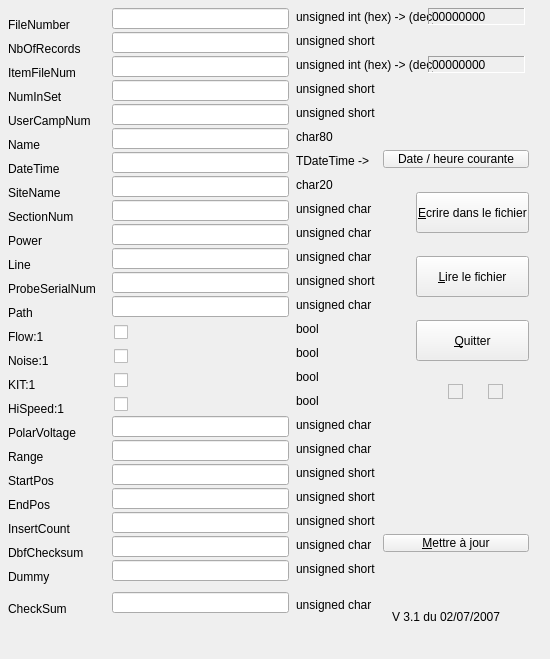
<?xml version="1.0" encoding="UTF-8"?>
<ui version="4.0">
 <class>Form1</class>
 <widget class="QMainWindow" name="Form1">
  <property name="geometry">
   <rect>
    <x>143</x>
    <y>55</y>
    <width>550</width>
    <height>659</height>
   </rect>
  </property>
  <property name="toolTip">
   <string></string>
  </property>
  <property name="windowTitle">
   <string>Lecture/Ecriture d'une structure de type TTabHeader dans un fichier hdr</string>
  </property>
  <widget class="QLabel" name="Label1">
   <property name="geometry">
    <rect>
     <x>8</x>
     <y>16</y>
     <width>104</width>
     <height>17</height>
    </rect>
   </property>
   <property name="text">
    <string>FileNumber</string>
   </property>
   <property name="enabled">
    <bool>true</bool>
   </property>
   <property name="toolTip">
    <string></string>
   </property>
  </widget>
  <widget class="QLabel" name="Label2">
   <property name="geometry">
    <rect>
     <x>8</x>
     <y>40</y>
     <width>104</width>
     <height>17</height>
    </rect>
   </property>
   <property name="text">
    <string>NbOfRecords</string>
   </property>
   <property name="enabled">
    <bool>true</bool>
   </property>
   <property name="toolTip">
    <string></string>
   </property>
  </widget>
  <widget class="QLabel" name="Label3">
   <property name="geometry">
    <rect>
     <x>8</x>
     <y>64</y>
     <width>104</width>
     <height>17</height>
    </rect>
   </property>
   <property name="text">
    <string>ItemFileNum</string>
   </property>
   <property name="enabled">
    <bool>true</bool>
   </property>
   <property name="toolTip">
    <string></string>
   </property>
  </widget>
  <widget class="QLabel" name="Label4">
   <property name="geometry">
    <rect>
     <x>8</x>
     <y>88</y>
     <width>104</width>
     <height>17</height>
    </rect>
   </property>
   <property name="text">
    <string>NumInSet</string>
   </property>
   <property name="enabled">
    <bool>true</bool>
   </property>
   <property name="toolTip">
    <string></string>
   </property>
  </widget>
  <widget class="QLabel" name="Label5">
   <property name="geometry">
    <rect>
     <x>8</x>
     <y>112</y>
     <width>104</width>
     <height>17</height>
    </rect>
   </property>
   <property name="text">
    <string>UserCampNum</string>
   </property>
   <property name="enabled">
    <bool>true</bool>
   </property>
   <property name="toolTip">
    <string></string>
   </property>
  </widget>
  <widget class="QLabel" name="Label6">
   <property name="geometry">
    <rect>
     <x>8</x>
     <y>136</y>
     <width>104</width>
     <height>17</height>
    </rect>
   </property>
   <property name="text">
    <string>Name</string>
   </property>
   <property name="enabled">
    <bool>true</bool>
   </property>
   <property name="toolTip">
    <string></string>
   </property>
  </widget>
  <widget class="QLabel" name="Label7">
   <property name="geometry">
    <rect>
     <x>8</x>
     <y>160</y>
     <width>104</width>
     <height>17</height>
    </rect>
   </property>
   <property name="text">
    <string>DateTime</string>
   </property>
   <property name="enabled">
    <bool>true</bool>
   </property>
   <property name="toolTip">
    <string></string>
   </property>
  </widget>
  <widget class="QLabel" name="Label8">
   <property name="geometry">
    <rect>
     <x>8</x>
     <y>184</y>
     <width>104</width>
     <height>17</height>
    </rect>
   </property>
   <property name="text">
    <string>SiteName</string>
   </property>
   <property name="enabled">
    <bool>true</bool>
   </property>
   <property name="toolTip">
    <string></string>
   </property>
  </widget>
  <widget class="QLabel" name="Label9">
   <property name="geometry">
    <rect>
     <x>8</x>
     <y>208</y>
     <width>104</width>
     <height>17</height>
    </rect>
   </property>
   <property name="text">
    <string>SectionNum</string>
   </property>
   <property name="enabled">
    <bool>true</bool>
   </property>
   <property name="toolTip">
    <string></string>
   </property>
  </widget>
  <widget class="QLabel" name="Label10">
   <property name="geometry">
    <rect>
     <x>8</x>
     <y>232</y>
     <width>104</width>
     <height>17</height>
    </rect>
   </property>
   <property name="text">
    <string>Power</string>
   </property>
   <property name="enabled">
    <bool>true</bool>
   </property>
   <property name="toolTip">
    <string></string>
   </property>
  </widget>
  <widget class="QLabel" name="Label11">
   <property name="geometry">
    <rect>
     <x>8</x>
     <y>256</y>
     <width>104</width>
     <height>17</height>
    </rect>
   </property>
   <property name="text">
    <string>Line</string>
   </property>
   <property name="enabled">
    <bool>true</bool>
   </property>
   <property name="toolTip">
    <string></string>
   </property>
  </widget>
  <widget class="QLabel" name="Label12">
   <property name="geometry">
    <rect>
     <x>8</x>
     <y>280</y>
     <width>104</width>
     <height>17</height>
    </rect>
   </property>
   <property name="text">
    <string>ProbeSerialNum</string>
   </property>
   <property name="enabled">
    <bool>true</bool>
   </property>
   <property name="toolTip">
    <string></string>
   </property>
  </widget>
  <widget class="QLabel" name="Label13">
   <property name="geometry">
    <rect>
     <x>8</x>
     <y>304</y>
     <width>104</width>
     <height>17</height>
    </rect>
   </property>
   <property name="text">
    <string>Path</string>
   </property>
   <property name="enabled">
    <bool>true</bool>
   </property>
   <property name="toolTip">
    <string></string>
   </property>
  </widget>
  <widget class="QLabel" name="Label14">
   <property name="geometry">
    <rect>
     <x>8</x>
     <y>328</y>
     <width>104</width>
     <height>17</height>
    </rect>
   </property>
   <property name="text">
    <string>Flow:1</string>
   </property>
   <property name="enabled">
    <bool>true</bool>
   </property>
   <property name="toolTip">
    <string></string>
   </property>
  </widget>
  <widget class="QLabel" name="Label15">
   <property name="geometry">
    <rect>
     <x>8</x>
     <y>352</y>
     <width>104</width>
     <height>17</height>
    </rect>
   </property>
   <property name="text">
    <string>Noise:1</string>
   </property>
   <property name="enabled">
    <bool>true</bool>
   </property>
   <property name="toolTip">
    <string></string>
   </property>
  </widget>
  <widget class="QLabel" name="Label16">
   <property name="geometry">
    <rect>
     <x>8</x>
     <y>376</y>
     <width>104</width>
     <height>17</height>
    </rect>
   </property>
   <property name="text">
    <string>KIT:1</string>
   </property>
   <property name="enabled">
    <bool>true</bool>
   </property>
   <property name="toolTip">
    <string></string>
   </property>
  </widget>
  <widget class="QLabel" name="Label17">
   <property name="geometry">
    <rect>
     <x>8</x>
     <y>400</y>
     <width>104</width>
     <height>17</height>
    </rect>
   </property>
   <property name="text">
    <string>HiSpeed:1</string>
   </property>
   <property name="enabled">
    <bool>true</bool>
   </property>
   <property name="toolTip">
    <string></string>
   </property>
  </widget>
  <widget class="QLabel" name="Label18">
   <property name="geometry">
    <rect>
     <x>8</x>
     <y>424</y>
     <width>104</width>
     <height>17</height>
    </rect>
   </property>
   <property name="text">
    <string>PolarVoltage</string>
   </property>
   <property name="enabled">
    <bool>true</bool>
   </property>
   <property name="toolTip">
    <string></string>
   </property>
  </widget>
  <widget class="QLabel" name="Label19">
   <property name="geometry">
    <rect>
     <x>8</x>
     <y>448</y>
     <width>104</width>
     <height>17</height>
    </rect>
   </property>
   <property name="text">
    <string>Range</string>
   </property>
   <property name="enabled">
    <bool>true</bool>
   </property>
   <property name="toolTip">
    <string></string>
   </property>
  </widget>
  <widget class="QLabel" name="Label20">
   <property name="geometry">
    <rect>
     <x>8</x>
     <y>472</y>
     <width>104</width>
     <height>17</height>
    </rect>
   </property>
   <property name="text">
    <string>StartPos</string>
   </property>
   <property name="enabled">
    <bool>true</bool>
   </property>
   <property name="toolTip">
    <string></string>
   </property>
  </widget>
  <widget class="QLabel" name="Label21">
   <property name="geometry">
    <rect>
     <x>8</x>
     <y>496</y>
     <width>104</width>
     <height>17</height>
    </rect>
   </property>
   <property name="text">
    <string>EndPos</string>
   </property>
   <property name="enabled">
    <bool>true</bool>
   </property>
   <property name="toolTip">
    <string></string>
   </property>
  </widget>
  <widget class="QLabel" name="Label22">
   <property name="geometry">
    <rect>
     <x>296</x>
     <y>8</y>
     <width>137</width>
     <height>17</height>
    </rect>
   </property>
   <property name="text">
    <string>unsigned int (hex) -> (dec)</string>
   </property>
   <property name="enabled">
    <bool>true</bool>
   </property>
   <property name="toolTip">
    <string></string>
   </property>
  </widget>
  <widget class="QLabel" name="Label23">
   <property name="geometry">
    <rect>
     <x>296</x>
     <y>248</y>
     <width>81</width>
     <height>17</height>
    </rect>
   </property>
   <property name="text">
    <string>unsigned char</string>
   </property>
   <property name="enabled">
    <bool>true</bool>
   </property>
   <property name="toolTip">
    <string></string>
   </property>
  </widget>
  <widget class="QLabel" name="Label24">
   <property name="geometry">
    <rect>
     <x>296</x>
     <y>272</y>
     <width>81</width>
     <height>17</height>
    </rect>
   </property>
   <property name="text">
    <string>unsigned short</string>
   </property>
   <property name="enabled">
    <bool>true</bool>
   </property>
   <property name="toolTip">
    <string></string>
   </property>
  </widget>
  <widget class="QLabel" name="Label25">
   <property name="geometry">
    <rect>
     <x>296</x>
     <y>296</y>
     <width>81</width>
     <height>17</height>
    </rect>
   </property>
   <property name="text">
    <string>unsigned char</string>
   </property>
   <property name="enabled">
    <bool>true</bool>
   </property>
   <property name="toolTip">
    <string></string>
   </property>
  </widget>
  <widget class="QLabel" name="Label26">
   <property name="geometry">
    <rect>
     <x>296</x>
     <y>320</y>
     <width>81</width>
     <height>17</height>
    </rect>
   </property>
   <property name="text">
    <string>bool</string>
   </property>
   <property name="enabled">
    <bool>true</bool>
   </property>
   <property name="toolTip">
    <string></string>
   </property>
  </widget>
  <widget class="QLabel" name="Label27">
   <property name="geometry">
    <rect>
     <x>296</x>
     <y>344</y>
     <width>81</width>
     <height>17</height>
    </rect>
   </property>
   <property name="text">
    <string>bool</string>
   </property>
   <property name="enabled">
    <bool>true</bool>
   </property>
   <property name="toolTip">
    <string></string>
   </property>
  </widget>
  <widget class="QLabel" name="Label28">
   <property name="geometry">
    <rect>
     <x>296</x>
     <y>368</y>
     <width>81</width>
     <height>17</height>
    </rect>
   </property>
   <property name="text">
    <string>bool</string>
   </property>
   <property name="enabled">
    <bool>true</bool>
   </property>
   <property name="toolTip">
    <string></string>
   </property>
  </widget>
  <widget class="QLabel" name="Label29">
   <property name="geometry">
    <rect>
     <x>296</x>
     <y>392</y>
     <width>81</width>
     <height>17</height>
    </rect>
   </property>
   <property name="text">
    <string>bool</string>
   </property>
   <property name="enabled">
    <bool>true</bool>
   </property>
   <property name="toolTip">
    <string></string>
   </property>
  </widget>
  <widget class="QLabel" name="Label30">
   <property name="geometry">
    <rect>
     <x>296</x>
     <y>416</y>
     <width>81</width>
     <height>17</height>
    </rect>
   </property>
   <property name="text">
    <string>unsigned char</string>
   </property>
   <property name="enabled">
    <bool>true</bool>
   </property>
   <property name="toolTip">
    <string></string>
   </property>
  </widget>
  <widget class="QLabel" name="Label31">
   <property name="geometry">
    <rect>
     <x>296</x>
     <y>440</y>
     <width>81</width>
     <height>17</height>
    </rect>
   </property>
   <property name="text">
    <string>unsigned char</string>
   </property>
   <property name="enabled">
    <bool>true</bool>
   </property>
   <property name="toolTip">
    <string></string>
   </property>
  </widget>
  <widget class="QLabel" name="Label32">
   <property name="geometry">
    <rect>
     <x>296</x>
     <y>464</y>
     <width>81</width>
     <height>17</height>
    </rect>
   </property>
   <property name="text">
    <string>unsigned short</string>
   </property>
   <property name="enabled">
    <bool>true</bool>
   </property>
   <property name="toolTip">
    <string></string>
   </property>
  </widget>
  <widget class="QLabel" name="Label33">
   <property name="geometry">
    <rect>
     <x>296</x>
     <y>488</y>
     <width>81</width>
     <height>17</height>
    </rect>
   </property>
   <property name="text">
    <string>unsigned short</string>
   </property>
   <property name="enabled">
    <bool>true</bool>
   </property>
   <property name="toolTip">
    <string></string>
   </property>
  </widget>
  <widget class="QLabel" name="Label34">
   <property name="geometry">
    <rect>
     <x>296</x>
     <y>32</y>
     <width>81</width>
     <height>17</height>
    </rect>
   </property>
   <property name="text">
    <string>unsigned short</string>
   </property>
   <property name="enabled">
    <bool>true</bool>
   </property>
   <property name="toolTip">
    <string></string>
   </property>
  </widget>
  <widget class="QLabel" name="Label36">
   <property name="geometry">
    <rect>
     <x>296</x>
     <y>80</y>
     <width>81</width>
     <height>17</height>
    </rect>
   </property>
   <property name="text">
    <string>unsigned short</string>
   </property>
   <property name="enabled">
    <bool>true</bool>
   </property>
   <property name="toolTip">
    <string></string>
   </property>
  </widget>
  <widget class="QLabel" name="Label37">
   <property name="geometry">
    <rect>
     <x>296</x>
     <y>104</y>
     <width>81</width>
     <height>17</height>
    </rect>
   </property>
   <property name="text">
    <string>unsigned short</string>
   </property>
   <property name="enabled">
    <bool>true</bool>
   </property>
   <property name="toolTip">
    <string></string>
   </property>
  </widget>
  <widget class="QLabel" name="Label38">
   <property name="geometry">
    <rect>
     <x>296</x>
     <y>128</y>
     <width>81</width>
     <height>17</height>
    </rect>
   </property>
   <property name="text">
    <string>char80</string>
   </property>
   <property name="enabled">
    <bool>true</bool>
   </property>
   <property name="toolTip">
    <string></string>
   </property>
  </widget>
  <widget class="QLabel" name="Label39">
   <property name="geometry">
    <rect>
     <x>296</x>
     <y>152</y>
     <width>81</width>
     <height>17</height>
    </rect>
   </property>
   <property name="text">
    <string>TDateTime -></string>
   </property>
   <property name="enabled">
    <bool>true</bool>
   </property>
   <property name="toolTip">
    <string></string>
   </property>
  </widget>
  <widget class="QLabel" name="Label40">
   <property name="geometry">
    <rect>
     <x>296</x>
     <y>176</y>
     <width>81</width>
     <height>17</height>
    </rect>
   </property>
   <property name="text">
    <string>char20</string>
   </property>
   <property name="enabled">
    <bool>true</bool>
   </property>
   <property name="toolTip">
    <string></string>
   </property>
  </widget>
  <widget class="QLabel" name="Label41">
   <property name="geometry">
    <rect>
     <x>296</x>
     <y>200</y>
     <width>81</width>
     <height>17</height>
    </rect>
   </property>
   <property name="text">
    <string>unsigned char</string>
   </property>
   <property name="enabled">
    <bool>true</bool>
   </property>
   <property name="toolTip">
    <string></string>
   </property>
  </widget>
  <widget class="QLabel" name="Label42">
   <property name="geometry">
    <rect>
     <x>296</x>
     <y>224</y>
     <width>81</width>
     <height>17</height>
    </rect>
   </property>
   <property name="text">
    <string>unsigned char</string>
   </property>
   <property name="enabled">
    <bool>true</bool>
   </property>
   <property name="toolTip">
    <string></string>
   </property>
  </widget>
  <widget class="QLabel" name="Label43">
   <property name="geometry">
    <rect>
     <x>392</x>
     <y>608</y>
     <width>144</width>
     <height>18</height>
    </rect>
   </property>
   <property name="text">
    <string>V 3.1 du 02/07/2007</string>
   </property>
   <property name="enabled">
    <bool>true</bool>
   </property>
   <property name="toolTip">
    <string></string>
   </property>
   <property name="palette">
    <palette>
     <active>
      <colorrole role="WindowText">
       <brush brushstyle="SolidPattern">
        <color alpha="255">
         <red>0</red>
         <green>0</green>
         <blue>0</blue>
        </color>
       </brush>
      </colorrole>
     </active>
     <inactive>
      <colorrole role="WindowText">
       <brush brushstyle="SolidPattern">
        <color alpha="255">
         <red>0</red>
         <green>0</green>
         <blue>0</blue>
        </color>
       </brush>
      </colorrole>
     </inactive>
     <disabled>
      <colorrole role="WindowText">
       <brush brushstyle="SolidPattern">
        <color alpha="255">
         <red>0</red>
         <green>0</green>
         <blue>0</blue>
        </color>
       </brush>
      </colorrole>
     </disabled>
    </palette>
   </property>
  </widget>
  <widget class="QLabel" name="Label44">
   <property name="geometry">
    <rect>
     <x>8</x>
     <y>600</y>
     <width>104</width>
     <height>17</height>
    </rect>
   </property>
   <property name="text">
    <string>CheckSum</string>
   </property>
   <property name="enabled">
    <bool>true</bool>
   </property>
   <property name="toolTip">
    <string></string>
   </property>
  </widget>
  <widget class="QLabel" name="Label45">
   <property name="geometry">
    <rect>
     <x>296</x>
     <y>596</y>
     <width>81</width>
     <height>17</height>
    </rect>
   </property>
   <property name="text">
    <string>unsigned char</string>
   </property>
   <property name="enabled">
    <bool>true</bool>
   </property>
   <property name="toolTip">
    <string></string>
   </property>
  </widget>
  <widget class="QLabel" name="Label35">
   <property name="geometry">
    <rect>
     <x>296</x>
     <y>56</y>
     <width>137</width>
     <height>17</height>
    </rect>
   </property>
   <property name="text">
    <string>unsigned int (hex) -> (dec)</string>
   </property>
   <property name="enabled">
    <bool>true</bool>
   </property>
   <property name="toolTip">
    <string></string>
   </property>
  </widget>
  <widget class="QLabel" name="Label46">
   <property name="geometry">
    <rect>
     <x>8</x>
     <y>520</y>
     <width>104</width>
     <height>17</height>
    </rect>
   </property>
   <property name="text">
    <string>InsertCount</string>
   </property>
   <property name="enabled">
    <bool>true</bool>
   </property>
   <property name="toolTip">
    <string></string>
   </property>
  </widget>
  <widget class="QLabel" name="Label47">
   <property name="geometry">
    <rect>
     <x>296</x>
     <y>512</y>
     <width>81</width>
     <height>17</height>
    </rect>
   </property>
   <property name="text">
    <string>unsigned short</string>
   </property>
   <property name="enabled">
    <bool>true</bool>
   </property>
   <property name="toolTip">
    <string></string>
   </property>
  </widget>
  <widget class="QLabel" name="Label48">
   <property name="geometry">
    <rect>
     <x>8</x>
     <y>544</y>
     <width>104</width>
     <height>17</height>
    </rect>
   </property>
   <property name="text">
    <string>DbfChecksum</string>
   </property>
   <property name="enabled">
    <bool>true</bool>
   </property>
   <property name="toolTip">
    <string></string>
   </property>
  </widget>
  <widget class="QLabel" name="Label49">
   <property name="geometry">
    <rect>
     <x>296</x>
     <y>536</y>
     <width>81</width>
     <height>17</height>
    </rect>
   </property>
   <property name="text">
    <string>unsigned char</string>
   </property>
   <property name="enabled">
    <bool>true</bool>
   </property>
   <property name="toolTip">
    <string></string>
   </property>
  </widget>
  <widget class="QLabel" name="Label50">
   <property name="geometry">
    <rect>
     <x>8</x>
     <y>568</y>
     <width>104</width>
     <height>17</height>
    </rect>
   </property>
   <property name="text">
    <string>Dummy</string>
   </property>
   <property name="enabled">
    <bool>true</bool>
   </property>
   <property name="toolTip">
    <string></string>
   </property>
  </widget>
  <widget class="QLabel" name="Label51">
   <property name="geometry">
    <rect>
     <x>296</x>
     <y>560</y>
     <width>81</width>
     <height>17</height>
    </rect>
   </property>
   <property name="text">
    <string>unsigned short</string>
   </property>
   <property name="enabled">
    <bool>true</bool>
   </property>
   <property name="toolTip">
    <string></string>
   </property>
  </widget>
  <widget class="QLineEdit" name="FileNumber">
   <property name="geometry">
    <rect>
     <x>112</x>
     <y>8</y>
     <width>177</width>
     <height>21</height>
    </rect>
   </property>
   <property name="text">
    <string></string>
   </property>
   <property name="enabled">
    <bool>true</bool>
   </property>
   <property name="toolTip">
    <string></string>
   </property>
  </widget>
  <widget class="QLineEdit" name="NbOfRecords">
   <property name="geometry">
    <rect>
     <x>112</x>
     <y>32</y>
     <width>177</width>
     <height>21</height>
    </rect>
   </property>
   <property name="text">
    <string></string>
   </property>
   <property name="enabled">
    <bool>true</bool>
   </property>
   <property name="toolTip">
    <string></string>
   </property>
  </widget>
  <widget class="QLineEdit" name="ItemFileNum">
   <property name="geometry">
    <rect>
     <x>112</x>
     <y>56</y>
     <width>177</width>
     <height>21</height>
    </rect>
   </property>
   <property name="text">
    <string></string>
   </property>
   <property name="enabled">
    <bool>true</bool>
   </property>
   <property name="toolTip">
    <string></string>
   </property>
  </widget>
  <widget class="QLineEdit" name="NumInSet">
   <property name="geometry">
    <rect>
     <x>112</x>
     <y>80</y>
     <width>177</width>
     <height>21</height>
    </rect>
   </property>
   <property name="text">
    <string></string>
   </property>
   <property name="enabled">
    <bool>true</bool>
   </property>
   <property name="toolTip">
    <string></string>
   </property>
  </widget>
  <widget class="QLineEdit" name="UserCampNum">
   <property name="geometry">
    <rect>
     <x>112</x>
     <y>104</y>
     <width>177</width>
     <height>21</height>
    </rect>
   </property>
   <property name="text">
    <string></string>
   </property>
   <property name="enabled">
    <bool>true</bool>
   </property>
   <property name="toolTip">
    <string></string>
   </property>
  </widget>
  <widget class="QLineEdit" name="Name">
   <property name="geometry">
    <rect>
     <x>112</x>
     <y>128</y>
     <width>177</width>
     <height>21</height>
    </rect>
   </property>
   <property name="text">
    <string></string>
   </property>
   <property name="enabled">
    <bool>true</bool>
   </property>
   <property name="toolTip">
    <string></string>
   </property>
  </widget>
  <widget class="QLineEdit" name="DateTime">
   <property name="geometry">
    <rect>
     <x>112</x>
     <y>152</y>
     <width>177</width>
     <height>21</height>
    </rect>
   </property>
   <property name="text">
    <string></string>
   </property>
   <property name="enabled">
    <bool>true</bool>
   </property>
   <property name="toolTip">
    <string></string>
   </property>
  </widget>
  <widget class="QLineEdit" name="SiteName">
   <property name="geometry">
    <rect>
     <x>112</x>
     <y>176</y>
     <width>177</width>
     <height>21</height>
    </rect>
   </property>
   <property name="text">
    <string></string>
   </property>
   <property name="enabled">
    <bool>true</bool>
   </property>
   <property name="toolTip">
    <string></string>
   </property>
  </widget>
  <widget class="QLineEdit" name="SectionNum">
   <property name="geometry">
    <rect>
     <x>112</x>
     <y>200</y>
     <width>177</width>
     <height>21</height>
    </rect>
   </property>
   <property name="text">
    <string></string>
   </property>
   <property name="enabled">
    <bool>true</bool>
   </property>
   <property name="toolTip">
    <string></string>
   </property>
  </widget>
  <widget class="QLineEdit" name="Power">
   <property name="geometry">
    <rect>
     <x>112</x>
     <y>224</y>
     <width>177</width>
     <height>21</height>
    </rect>
   </property>
   <property name="text">
    <string></string>
   </property>
   <property name="enabled">
    <bool>true</bool>
   </property>
   <property name="toolTip">
    <string></string>
   </property>
  </widget>
  <widget class="QLineEdit" name="Line">
   <property name="geometry">
    <rect>
     <x>112</x>
     <y>248</y>
     <width>177</width>
     <height>21</height>
    </rect>
   </property>
   <property name="text">
    <string></string>
   </property>
   <property name="enabled">
    <bool>true</bool>
   </property>
   <property name="toolTip">
    <string></string>
   </property>
  </widget>
  <widget class="QLineEdit" name="ProbeSerialNum">
   <property name="geometry">
    <rect>
     <x>112</x>
     <y>272</y>
     <width>177</width>
     <height>21</height>
    </rect>
   </property>
   <property name="text">
    <string></string>
   </property>
   <property name="enabled">
    <bool>true</bool>
   </property>
   <property name="toolTip">
    <string></string>
   </property>
  </widget>
  <widget class="QLineEdit" name="Path">
   <property name="geometry">
    <rect>
     <x>112</x>
     <y>296</y>
     <width>177</width>
     <height>21</height>
    </rect>
   </property>
   <property name="text">
    <string></string>
   </property>
   <property name="enabled">
    <bool>true</bool>
   </property>
   <property name="toolTip">
    <string></string>
   </property>
  </widget>
  <widget class="QLineEdit" name="PolarVoltage">
   <property name="geometry">
    <rect>
     <x>112</x>
     <y>416</y>
     <width>177</width>
     <height>21</height>
    </rect>
   </property>
   <property name="text">
    <string></string>
   </property>
   <property name="enabled">
    <bool>true</bool>
   </property>
   <property name="toolTip">
    <string></string>
   </property>
  </widget>
  <widget class="QLineEdit" name="Range">
   <property name="geometry">
    <rect>
     <x>112</x>
     <y>440</y>
     <width>177</width>
     <height>21</height>
    </rect>
   </property>
   <property name="text">
    <string></string>
   </property>
   <property name="enabled">
    <bool>true</bool>
   </property>
   <property name="toolTip">
    <string></string>
   </property>
  </widget>
  <widget class="QLineEdit" name="StartPos">
   <property name="geometry">
    <rect>
     <x>112</x>
     <y>464</y>
     <width>177</width>
     <height>21</height>
    </rect>
   </property>
   <property name="text">
    <string></string>
   </property>
   <property name="enabled">
    <bool>true</bool>
   </property>
   <property name="toolTip">
    <string></string>
   </property>
  </widget>
  <widget class="QLineEdit" name="EndPos">
   <property name="geometry">
    <rect>
     <x>112</x>
     <y>488</y>
     <width>177</width>
     <height>21</height>
    </rect>
   </property>
   <property name="text">
    <string></string>
   </property>
   <property name="enabled">
    <bool>true</bool>
   </property>
   <property name="toolTip">
    <string></string>
   </property>
  </widget>
  <widget class="QPushButton" name="WriteBtn">
   <property name="geometry">
    <rect>
     <x>416</x>
     <y>192</y>
     <width>113</width>
     <height>41</height>
    </rect>
   </property>
   <property name="text">
    <string>&amp;Ecrire dans le fichier</string>
   </property>
   <property name="enabled">
    <bool>true</bool>
   </property>
   <property name="flat">
    <bool>false</bool>
   </property>
   <property name="toolTip">
    <string></string>
   </property>
  </widget>
  <widget class="QPushButton" name="ExitBtn">
   <property name="geometry">
    <rect>
     <x>416</x>
     <y>320</y>
     <width>113</width>
     <height>41</height>
    </rect>
   </property>
   <property name="text">
    <string>&amp;Quitter</string>
   </property>
   <property name="enabled">
    <bool>true</bool>
   </property>
   <property name="flat">
    <bool>false</bool>
   </property>
   <property name="toolTip">
    <string></string>
   </property>
  </widget>
  <widget class="QPushButton" name="ReadBtn">
   <property name="geometry">
    <rect>
     <x>416</x>
     <y>256</y>
     <width>113</width>
     <height>41</height>
    </rect>
   </property>
   <property name="text">
    <string>&amp;Lire le fichier</string>
   </property>
   <property name="enabled">
    <bool>true</bool>
   </property>
   <property name="flat">
    <bool>false</bool>
   </property>
   <property name="toolTip">
    <string></string>
   </property>
  </widget>
  <widget class="QPushButton" name="DateTimeBtn">
   <property name="geometry">
    <rect>
     <x>383</x>
     <y>150</y>
     <width>146</width>
     <height>18</height>
    </rect>
   </property>
   <property name="text">
    <string>Date / heure courante</string>
   </property>
   <property name="enabled">
    <bool>true</bool>
   </property>
   <property name="flat">
    <bool>false</bool>
   </property>
   <property name="toolTip">
    <string></string>
   </property>
  </widget>
  <widget class="QCheckBox" name="Flow">
   <property name="geometry">
    <rect>
     <x>114</x>
     <y>324</y>
     <width>97</width>
     <height>17</height>
    </rect>
   </property>
   <property name="text">
    <string> </string>
   </property>
   <property name="checked">
    <bool>false</bool>
   </property>
   <property name="toolTip">
    <string></string>
   </property>
  </widget>
  <widget class="QCheckBox" name="Noise">
   <property name="geometry">
    <rect>
     <x>114</x>
     <y>348</y>
     <width>97</width>
     <height>17</height>
    </rect>
   </property>
   <property name="text">
    <string> </string>
   </property>
   <property name="checked">
    <bool>false</bool>
   </property>
   <property name="toolTip">
    <string></string>
   </property>
  </widget>
  <widget class="QCheckBox" name="KIT">
   <property name="geometry">
    <rect>
     <x>114</x>
     <y>372</y>
     <width>97</width>
     <height>17</height>
    </rect>
   </property>
   <property name="text">
    <string> </string>
   </property>
   <property name="checked">
    <bool>false</bool>
   </property>
   <property name="toolTip">
    <string></string>
   </property>
  </widget>
  <widget class="QCheckBox" name="HiSpeed">
   <property name="geometry">
    <rect>
     <x>114</x>
     <y>396</y>
     <width>97</width>
     <height>17</height>
    </rect>
   </property>
   <property name="text">
    <string> </string>
   </property>
   <property name="checked">
    <bool>false</bool>
   </property>
   <property name="toolTip">
    <string></string>
   </property>
  </widget>
  <widget class="QLabel" name="ItemFileNumST">
   <property name="geometry">
    <rect>
     <x>428</x>
     <y>56</y>
     <width>97</width>
     <height>17</height>
    </rect>
   </property>
   <property name="text">
    <string>00000000</string>
   </property>
   <property name="enabled">
    <bool>true</bool>
   </property>
   <property name="toolTip">
    <string></string>
   </property>
   <property name="frameShape">
    <enum>QFrame::Panel</enum>
   </property>
   <property name="frameShadow">
    <enum>QFrame::Sunken</enum>
   </property>
  </widget>
  <widget class="QLabel" name="FileNumberST">
   <property name="geometry">
    <rect>
     <x>428</x>
     <y>8</y>
     <width>97</width>
     <height>17</height>
    </rect>
   </property>
   <property name="text">
    <string>00000000</string>
   </property>
   <property name="enabled">
    <bool>true</bool>
   </property>
   <property name="toolTip">
    <string></string>
   </property>
   <property name="frameShape">
    <enum>QFrame::Panel</enum>
   </property>
   <property name="frameShadow">
    <enum>QFrame::Sunken</enum>
   </property>
  </widget>
  <widget class="QLineEdit" name="CheckSum">
   <property name="geometry">
    <rect>
     <x>112</x>
     <y>592</y>
     <width>177</width>
     <height>21</height>
    </rect>
   </property>
   <property name="text">
    <string></string>
   </property>
   <property name="enabled">
    <bool>true</bool>
   </property>
   <property name="toolTip">
    <string></string>
   </property>
  </widget>
  <widget class="QLineEdit" name="InsertCount">
   <property name="geometry">
    <rect>
     <x>112</x>
     <y>512</y>
     <width>177</width>
     <height>21</height>
    </rect>
   </property>
   <property name="text">
    <string></string>
   </property>
   <property name="enabled">
    <bool>true</bool>
   </property>
   <property name="toolTip">
    <string></string>
   </property>
  </widget>
  <widget class="QLineEdit" name="DbfChecksum">
   <property name="geometry">
    <rect>
     <x>112</x>
     <y>536</y>
     <width>177</width>
     <height>21</height>
    </rect>
   </property>
   <property name="text">
    <string></string>
   </property>
   <property name="enabled">
    <bool>true</bool>
   </property>
   <property name="toolTip">
    <string></string>
   </property>
  </widget>
  <widget class="QLineEdit" name="Dummy">
   <property name="geometry">
    <rect>
     <x>112</x>
     <y>560</y>
     <width>177</width>
     <height>21</height>
    </rect>
   </property>
   <property name="text">
    <string></string>
   </property>
   <property name="enabled">
    <bool>true</bool>
   </property>
   <property name="toolTip">
    <string></string>
   </property>
  </widget>
  <widget class="QPushButton" name="UpdateButton">
   <property name="geometry">
    <rect>
     <x>383</x>
     <y>534</y>
     <width>146</width>
     <height>18</height>
    </rect>
   </property>
   <property name="text">
    <string>&amp;Mettre à jour</string>
   </property>
   <property name="enabled">
    <bool>true</bool>
   </property>
   <property name="flat">
    <bool>false</bool>
   </property>
   <property name="toolTip">
    <string></string>
   </property>
  </widget>
  <widget class="QFrame" name="SaveDialog1">
   <property name="geometry">
    <rect>
     <x>488</x>
     <y>384</y>
     <width>15</width>
     <height>15</height>
    </rect>
   </property>
   <property name="frameShape">
    <enum>QFrame::StyledPanel</enum>
   </property>
  </widget>
  <widget class="QFrame" name="OpenDialog1">
   <property name="geometry">
    <rect>
     <x>448</x>
     <y>384</y>
     <width>15</width>
     <height>15</height>
    </rect>
   </property>
   <property name="frameShape">
    <enum>QFrame::StyledPanel</enum>
   </property>
  </widget>
 </widget>
</ui>
